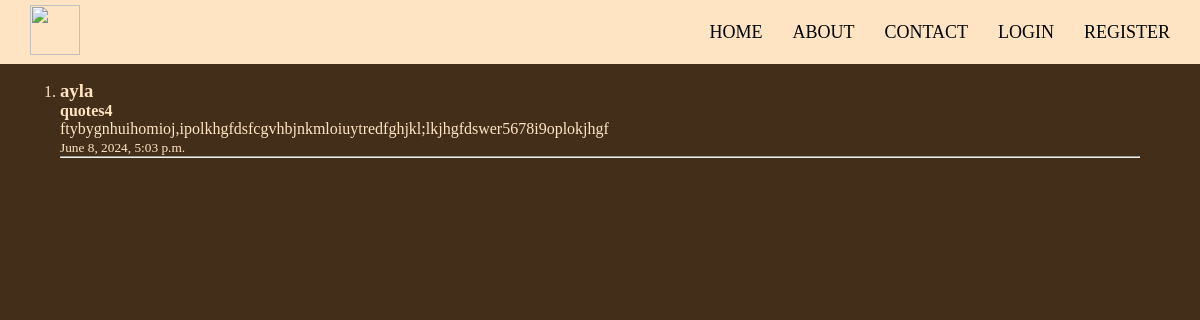
The app's page /article_detail/5 with its own data.
### article/models.py (models this page shows, shortened)
class Article(models.Model):
    author = models.ForeignKey("auth.User", on_delete=models.CASCADE)
    title = models.CharField(max_length=150)
    content = models.TextField(max_length=500)
    created_date = models.DateTimeField(auto_now_add=True)

### article/views.py (the view)
# urls.py: path("article_detail/<int:id>", article_detail, name="article_detail"),
def article_detail(request, id):
    article = Article.objects.filter(id=id).first()
    context = {"article" : article}
    return render(request, "article_detail.html", context)

### templates/article_detail.html (shortened to what this page needs)
{% extends "base.html" %}
{% block body %}
   <div class="articles">
   <ul>
       <li>
        <h3>{{article.author}}</h3>
        <h4>{{article.title}}</h4>
        <p>{{article.content}}</p>
        <small>{{article.created_date}}</small>
      </li>
      <hr>
    </div>
{% endblock body %}

### static/style.css (style rules this page uses)
* { margin: 0; padding: 0; box-sizing: border-box; text-decoration: none; list-style: none; }
body { background-color: rgb(67, 47, 25); color: aliceblue; }
.articles { color: bisque; }
.articles ul li { list-style: decimal; }

### records on screen
Article: author "ayla", title "quotes4", content "ftybygnhuihomioj,ipolkhgfdsfcgvhbjnkmloiuytredfghjkl;lkjhgfdswer5678i9oplokjhgf", created_date "June 8, 2024, 5:03 p.m."
